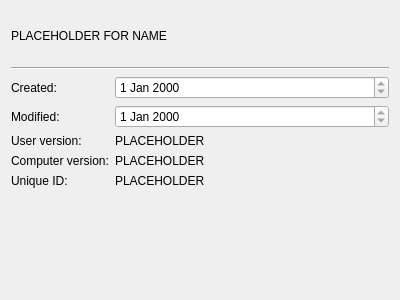
<?xml version="1.0" encoding="UTF-8"?>
<ui version="4.0">
 <class>GeneralPolicyTab</class>
 <widget class="QWidget" name="GeneralPolicyTab">
  <property name="geometry">
   <rect>
    <x>0</x>
    <y>0</y>
    <width>400</width>
    <height>300</height>
   </rect>
  </property>
  <property name="windowTitle">
   <string notr="true">Form</string>
  </property>
  <layout class="QVBoxLayout" name="verticalLayout">
   <item>
    <widget class="QLabel" name="name_label">
     <property name="sizePolicy">
      <sizepolicy hsizetype="Preferred" vsizetype="Preferred">
       <horstretch>0</horstretch>
       <verstretch>0</verstretch>
      </sizepolicy>
     </property>
     <property name="maximumSize">
      <size>
       <width>16777215</width>
       <height>50</height>
      </size>
     </property>
     <property name="text">
      <string notr="true">PLACEHOLDER FOR NAME</string>
     </property>
    </widget>
   </item>
   <item>
    <widget class="Line" name="line">
     <property name="orientation">
      <enum>Qt::Horizontal</enum>
     </property>
    </widget>
   </item>
   <item>
    <layout class="QFormLayout" name="formLayout">
     <item row="0" column="0">
      <widget class="QLabel" name="label_3">
       <property name="text">
        <string>Created:</string>
       </property>
      </widget>
     </item>
     <item row="0" column="1">
      <widget class="QDateEdit" name="created_edit">
       <property name="readOnly">
        <bool>true</bool>
       </property>
      </widget>
     </item>
     <item row="1" column="0">
      <widget class="QLabel" name="label_4">
       <property name="text">
        <string>Modified:</string>
       </property>
      </widget>
     </item>
     <item row="1" column="1">
      <widget class="QDateEdit" name="modified_edit">
       <property name="readOnly">
        <bool>true</bool>
       </property>
      </widget>
     </item>
     <item row="2" column="0">
      <widget class="QLabel" name="label_2">
       <property name="text">
        <string>User version:</string>
       </property>
      </widget>
     </item>
     <item row="2" column="1">
      <widget class="QLabel" name="user_version_label">
       <property name="text">
        <string notr="true">PLACEHOLDER</string>
       </property>
      </widget>
     </item>
     <item row="3" column="0">
      <widget class="QLabel" name="label_6">
       <property name="text">
        <string>Computer version:</string>
       </property>
      </widget>
     </item>
     <item row="3" column="1">
      <widget class="QLabel" name="computer_version_label">
       <property name="text">
        <string notr="true">PLACEHOLDER</string>
       </property>
      </widget>
     </item>
     <item row="4" column="0">
      <widget class="QLabel" name="label_8">
       <property name="text">
        <string>Unique ID:</string>
       </property>
      </widget>
     </item>
     <item row="4" column="1">
      <widget class="QLabel" name="unique_id_label">
       <property name="text">
        <string notr="true">PLACEHOLDER</string>
       </property>
       <property name="textInteractionFlags">
         <set>Qt::TextSelectableByMouse</set>
       </property>
      </widget>
     </item>
    </layout>
   </item>
  </layout>
 </widget>
 <resources/>
 <connections/>
</ui>
